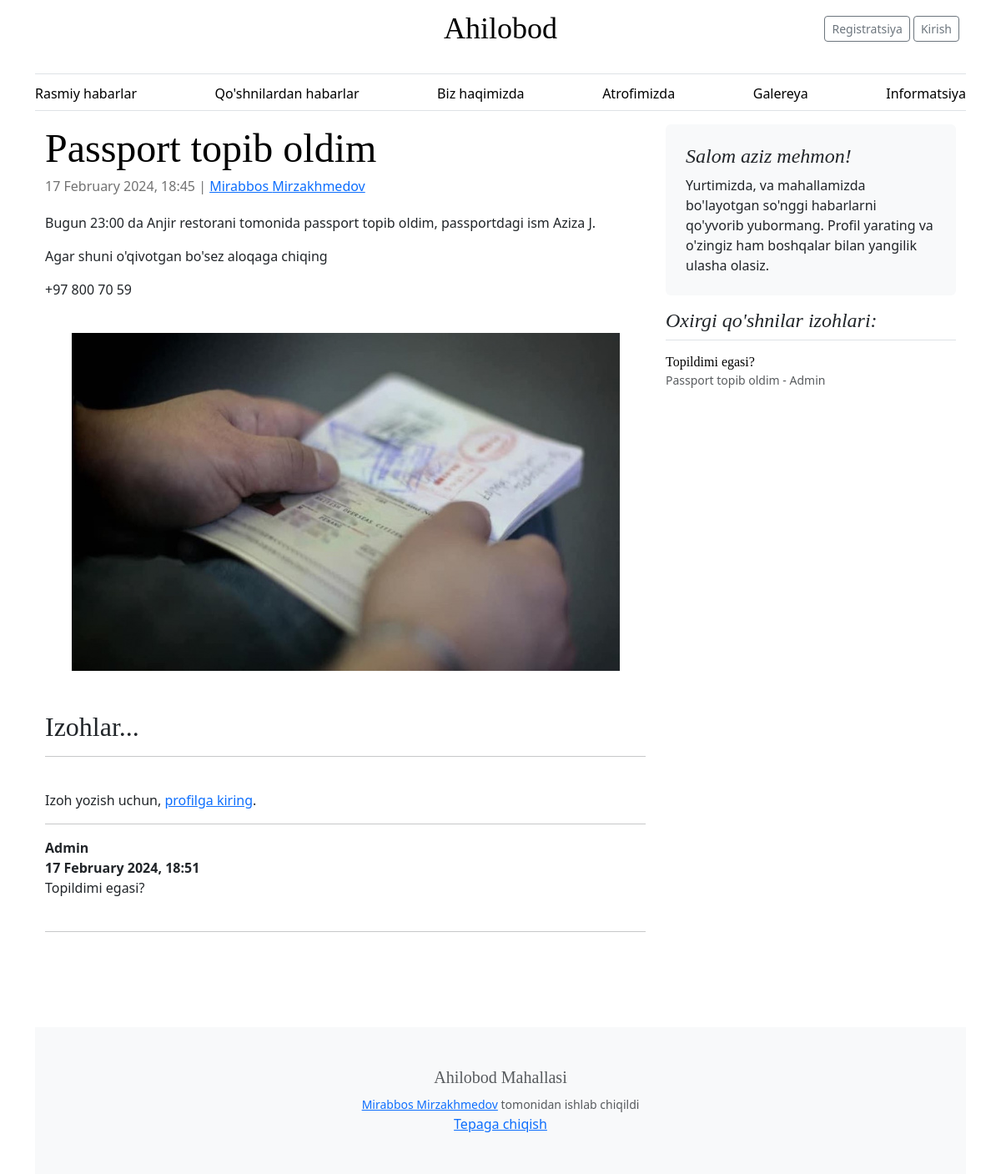
Before: /post-neighbors/9 with the older database file.
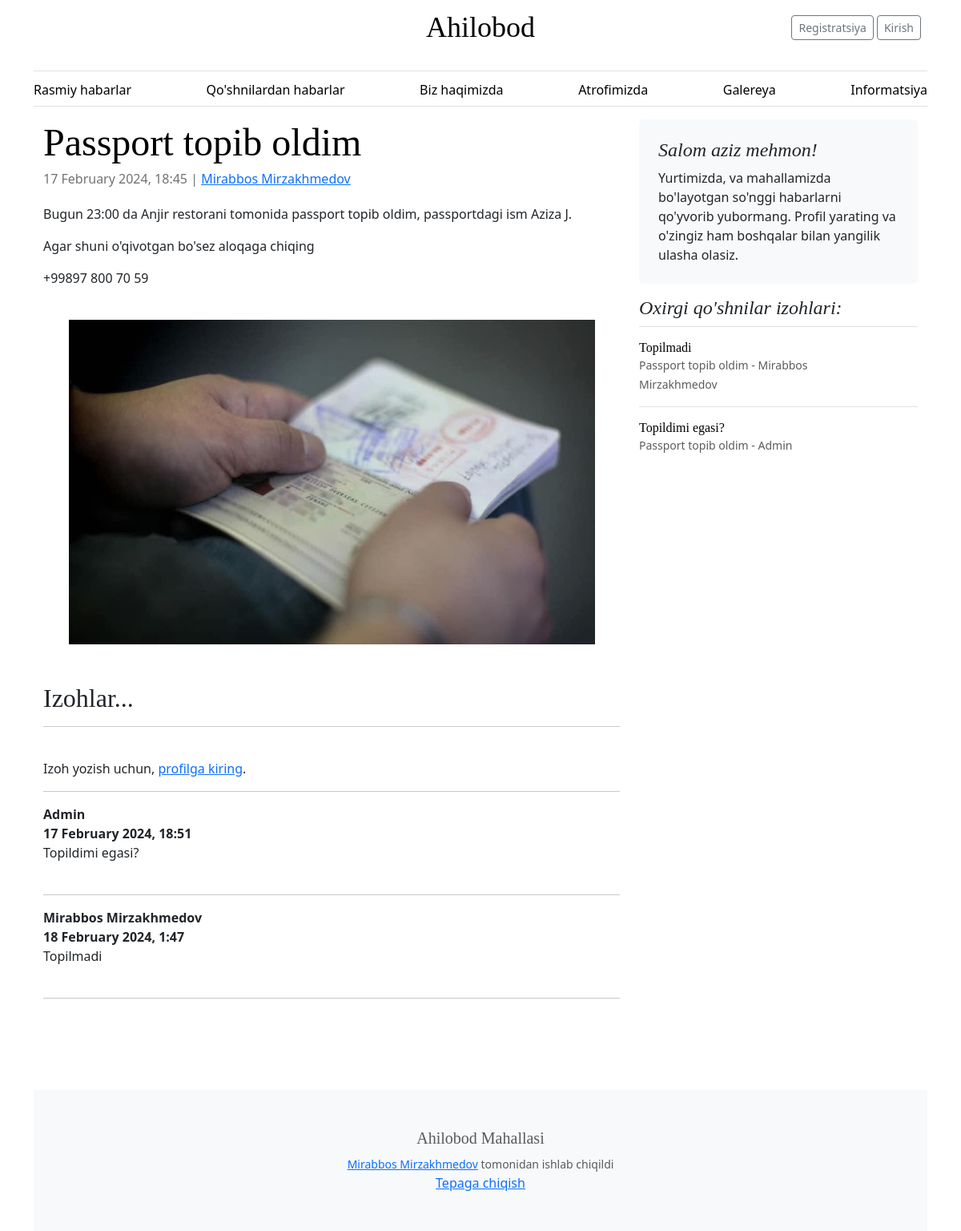
After: the same page with the newer database file.
### webapp/models.py (models this page shows, shortened)
class PostNeighbors(models.Model):
    n_post_id = models.AutoField(primary_key=True)
    title = models.CharField(max_length=255)
    full_text = RichTextField(blank=True, null=True)
    created_at = models.DateTimeField(default=timezone.now)
    user_id = models.ForeignKey(User, on_delete=models.CASCADE,
                                related_name='neighbors_posts')
    updated_at = models.DateTimeField(auto_now=True)
    image = models.ImageField(upload_to='posts/',
                              default='posts/default.webp')

class User(AbstractUser):
    user_id = models.AutoField(primary_key=True)
    phone_number = models.CharField(max_length=20)
    profile_pic = models.ImageField(null=True, upload_to='profile/')
    bio = models.TextField(blank=True, null=True)
    created_at = models.DateTimeField(default=timezone.now)
    updated_at = models.DateTimeField(auto_now=True)

class NeighborComment(models.Model):
    comment_id = models.AutoField(primary_key=True)
    post = models.ForeignKey(PostNeighbors, on_delete=models.CASCADE, related_name='neighbor_comments')
    user = models.ForeignKey(User, on_delete=models.CASCADE, related_name='neighbor_comments')
    comment_text = models.TextField()
    created_at = models.DateTimeField(default=timezone.now)

### webapp/views.py (the view)
# urls.py: path('post-neighbors/<int:pk>', views.NeighborPostDetailView.as_view(), name='neighbor-news-detail'),
class NeighborPostDetailView(DetailView):
    model = PostNeighbors
    template_name = 'webapp/neighbor_news_detail.html'
    context_object_name = 'neighbor_post'
    def get_context_data(self, **kwargs):
        context = super().get_context_data(**kwargs)
        context['comments'] = NeighborComment.objects.all().order_by('-created_at')[:5]
        return context

### webapp/templates/webapp/neighbor_news_detail.html (shortened to what this page needs)
{% extends 'webapp/layout.html' %}
{% block body %}
    <div class="row mb-2">
        <div class="col-md-8">
            <article class="blog-post">
                <h2 class="display-5 link-body-emphasis mb-1">{{ neighbor_post.title }}</h2>
                <p class="blog-post-meta">{{ neighbor_post.created_at|date:"j F Y, G:i" }} | <a
                    href="{% url 'profile' neighbor_post.user_id.user_id %}">{{ neighbor_post.user_id.first_name }} {{ neighbor_post.user_id.last_name }}</a>
                </p>
                <p class="full_text">{{ neighbor_post.full_text|safe }}</p>
                {% if neighbor_post.image %}
                    <br>
                    <img src="{{ neighbor_post.image.url }}">
                {% endif %}
                <br><br>
                <h2>Izohlar...</h2>
                <hr>
                <br>
                {% if user.is_authenticated %}
                    {% if neighbor_post.neighbor_comments.all %}
                        {% for comment in neighbor_post.neighbor_comments.all %}
                            <b><a
                                href="{% url 'profile' comment.user.user_id %}">{{ comment.user.first_name }} {{ comment.user.last_name }}</a></b>
                            | <small>{{ comment.created_at|date:"j F Y, G:i" }}</small><br>
                            {{ comment.comment_text }}
                            <br><br>
                        {% endfor %}
                    {% endif %}
                    <form method="post"
                          action="{% url 'neighbors-add-comment' neighbor_post.n_post_id %}">
                        {% csrf_token %}
                        <hr>
                        <div class="form-group">
                            <p>Izoh yozayotgan profil
                                <strong>{{ user.first_name }} {{ user.last_name }}:</strong>
                            </p>
                            <textarea name="comment_text" class="form-control" rows="3"></textarea>
                            <br>
                            <button type="submit" class="btn btn-primary">Izoh qoldirish</button>
                        </div>
                    </form>
                {% else %}
                    <p>Izoh yozish uchun, <a href="{% url 'login' %}">profilga kiring</a>.</p>
                    <hr>
                    {% for comment in neighbor_post.neighbor_comments.all %}
                        <strong>
                            {{ comment.user.first_name }} {{ comment.user.last_name }}<br>
                            {{ comment.created_at|date:"j F Y, G:i" }}
                        </strong>
                        <br>
                        {{ comment.comment_text }}
                        <br><br>
                        <hr>
                    {% endfor %}
                {% endif %}
            </article>
        </div>
        <div class="col-md-4">
            <div class="position-sticky" style="top: 2rem;">
                {% if user.is_authenticated %}
                    <div class="p-4 mb-3 bg-body-tertiary rounded">
                        <h4 class="fst-italic">Xush kelibsiz, {{ user.first_name }}!</h4>
                        <p class="mb-0">Yurtimizda, va mahallamizda bo'layotgan so'nggi habarlarni qo'yvorib yubormang.
                        O'qing, izohlar yozing va biz haqimizda boshqalarga ayting.</p>
                    </div>
                {% else %}
                    <div class="p-4 mb-3 bg-body-tertiary rounded">
                        <h4 class="fst-italic">Salom aziz mehmon!</h4>
                        <p class="mb-0">Yurtimizda, va mahallamizda bo'layotgan so'nggi habarlarni qo'yvorib yubormang.
                        Profil yarating va o'zingiz ham boshqalar bilan yangilik ulasha olasiz.</p>
                    </div>
                {% endif %}
                <div>
                    <h4 class="fst-italic">Oxirgi qo'shnilar izohlari:</h4>
                    <ul class="list-unstyled">
                        {% for comment in comments %}
                        <li>
                            <a class="d-flex flex-column flex-lg-row gap-3 align-items-start align-items-lg-center py-3 link-body-emphasis text-decoration-none border-top"
                               href="{% url 'neighbor-news-detail' comment.post.n_post_id %}">
                                <div class="col-lg-8">
                                    <h6 class="mb-0">{{ comment.comment_text }}</h6>
                                    <small class="text-body-secondary">{{ comment.post.title }} - {{ comment.user.first_name }} {{ comment.user.last_name }}</small>
                                </div>
                            </a>
                        </li>
                        {% endfor %}
                    </ul>
                </div>
            </div>
        </div>
    </div>
{% endblock %}

### webapp/templates/webapp/layout.html (shortened to what this page needs)
<!DOCTYPE html>
<html lang="en">
<head>
    {% load static %}
    <link
        href="https://cdn.jsdelivr.net/npm/bootstrap@5.3.2/dist/css/bootstrap.min.css"
        rel="stylesheet"
>
    <link rel="stylesheet" href="{% static 'css/blog.css' %}">
</head>
<body>
<div class="container">
    <header class="border-bottom lh-1 py-3">
        <div class="row flex-nowrap justify-content-between align-items-center">
            <div class="col-4 pt-1">
            </div>
            <div class="col-4 text-center">
                <a class="blog-header-logo text-body-emphasis text-decoration-none"
                   href="{% url 'home' %}">Ahilobod</a>
            </div>
            <div class="col-4 d-flex justify-content-end align-items-center">
                {% if user.is_authenticated %}
                    {% if user.is_staff == True %}
                        <div>
                            <a class="btn btn-sm btn-outline-secondary" href="{% url 'create' %}">Rasmiy yangilik yozish</a>
                            <a class="btn btn-sm btn-outline-secondary" href="{% url 'notify-neighbors' %}">Suhbat boshlash</a>
                            <a class="btn btn-sm btn-outline-secondary" href="{% url 'logout' %}">Chiqish</a>
                        </div>
                    {% else %}
                        <div>
                            <a class="btn btn-sm btn-outline-secondary" href="{% url 'notify-neighbors' %}">Suhbat boshlash</a>
                            <a class="btn btn-sm btn-outline-secondary" href="{% url 'logout' %}">Chiqish</a>
                        </div>
                    {% endif %}
                {% else %}
                    <div>
                        <a class="btn btn-sm btn-outline-secondary"
                           href="{% url 'register' %}">Registratsiya</a>
                        <a class="btn btn-sm btn-outline-secondary"
                           href="{% url 'login' %}">Kirish</a>
                    </div>
                {% endif %}
            </div>
        </div>
    </header>
    <div class="nav-scroller py-1 mb-3 border-bottom">
        <nav class="nav nav-underline justify-content-between">
            <a class="nav-item nav-link link-body-emphasis"
               href="{% url 'home' %}">Rasmiy habarlar</a>
            <a class="nav-item nav-link link-body-emphasis"
               href="{% url 'neighbors' %}">Qo'shnilardan habarlar</a>
            <a class="nav-item nav-link link-body-emphasis"
               href="{% url 'about' %}">Biz haqimizda</a>
            <a class="nav-item nav-link link-body-emphasis"
               href="{% url 'business' %}">Atrofimizda</a>
            <a class="nav-item nav-link link-body-emphasis"
               href="{% url 'gallery' %}">Galereya</a>
            <a class="nav-item nav-link link-body-emphasis"
               href="{% url 'information' %}">Informatsiya</a>
        </nav>
    </div>
    <main class="container">
        {% block body %}
        {% endblock %}
    </main>
    <footer style="margin-top: 50px;" class="py-5 text-center text-body-secondary bg-body-tertiary">
        <h5>Ahilobod Mahallasi</h5>
        <small><a href="{% url 'profile' 2 %}">Mirabbos
            Mirzakhmedov</a> tomonidan ishlab chiqildi</small>
        <p class="mb-0">
            <a href="#">Tepaga chiqish</a>
        </p>
    </footer>
</div>
</body>
</html>

### webapp/static/css/blog.css (style rules this page uses)
.blog-header-logo { font-family: "Playfair Display", Georgia, "Times New Roman", serif; font-size: 2.25rem; }
h1, h2, h3, h4, h5, h6 { font-family: "Playfair Display", Georgia, "Times New Roman", serif; }
.blog-post { margin-bottom: 4rem; }
.blog-post img { display: block; margin: 0 auto; max-width: 100%; height: auto; }
.blog-post-meta { margin-bottom: 1.25rem; color: #727272; }
.row { margin-bottom: 20px; }
.align-items-center { padding-left: 10px !important; padding-right: 10px !important; }

### webapp/templates/webapp/layout.html (style rules this page uses)
.nav-scroller { position: relative; z-index: 2; height: 2.75rem; overflow-y: hidden; }
.nav-scroller .nav { display: flex; flex-wrap: nowrap; padding-bottom: 1rem; margin-top: -1px; overflow-x: auto; text-align: center; white-space: nowrap; -webkit-overflow-scrolling: touch; }

Changed rows visible on the page:
changed PostNeighbors "Passport topib oldim": full_text "Bugun 23:00 da Anjir restorani tomonida passport topib oldim, passportdagi ism Aziza J. Agar shuni o'qivotgan bo'sez aloqaga chiqing +97 800 70 59" → "Bugun 23:00 da Anjir restorani tomonida passport topib oldim, passportdagi ism Aziza J. Agar shuni o'qivotgan bo'sez aloqaga chiqing +99897 800 70 59"
added NeighborComment: user.first_name "Mirabbos", user.last_name "Mirzakhmedov", created_at "18 February 2024, 1:47", comment_text "Topilmadi", post "Passport topib oldim"
